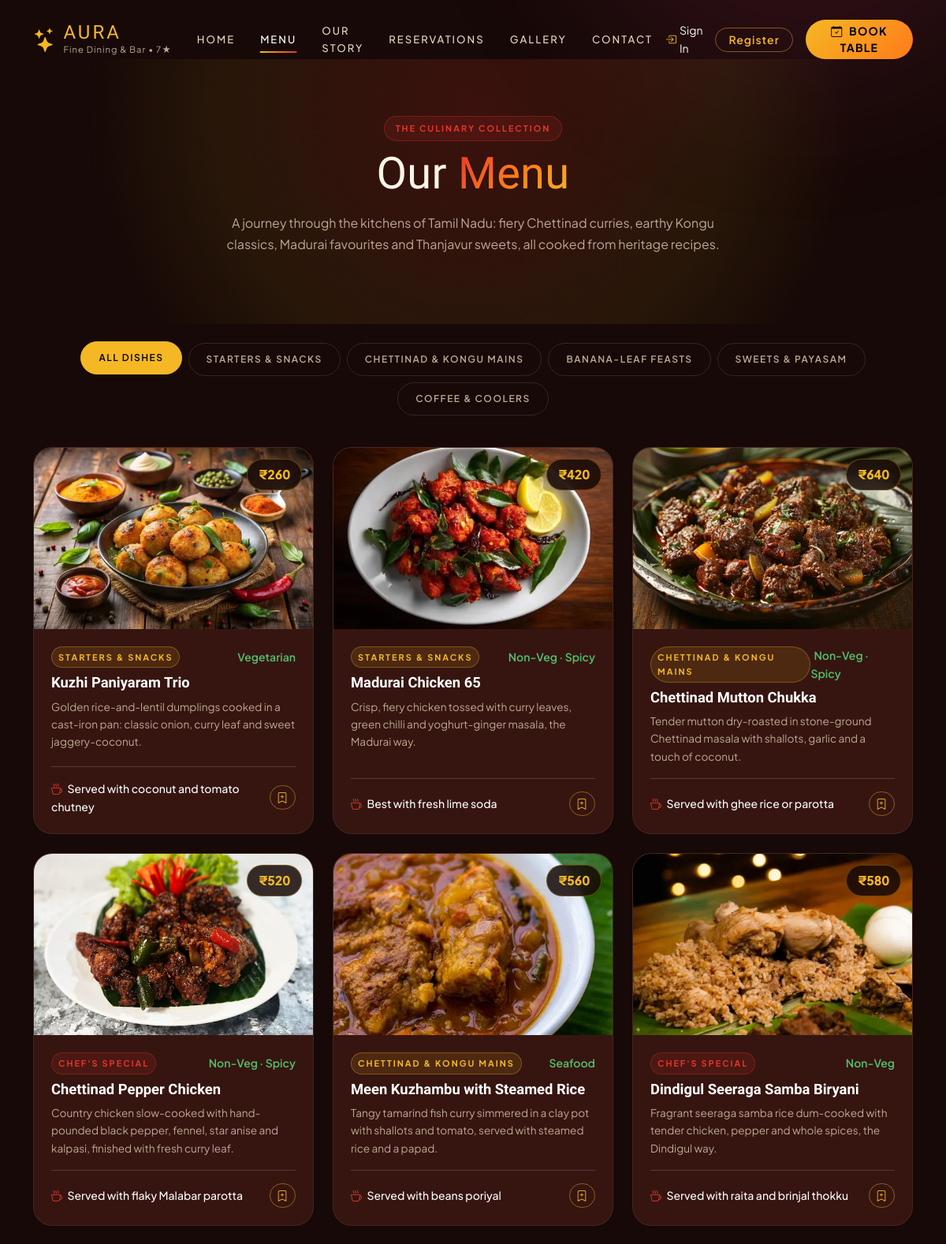
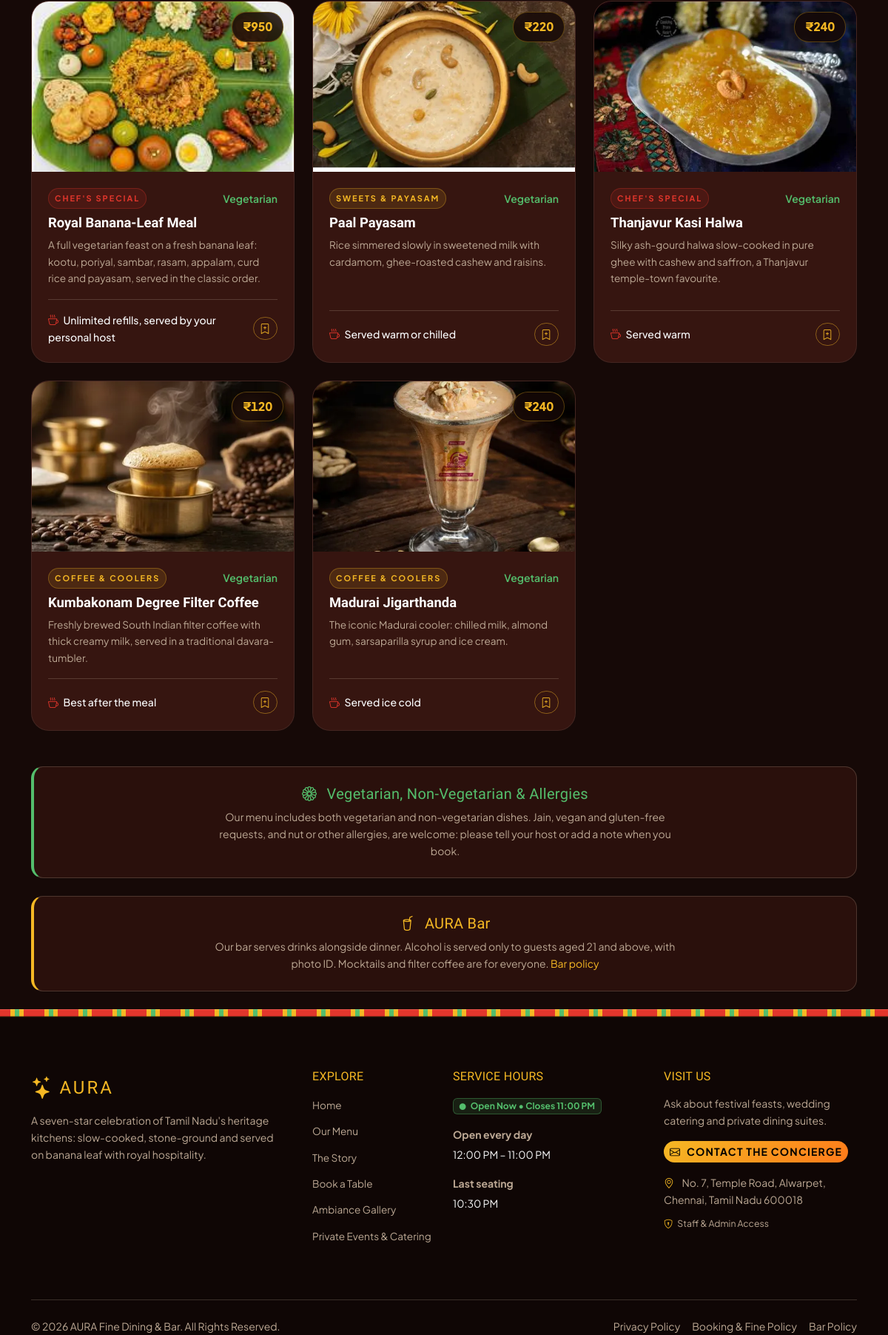
The app's page /menu/ with its own data (2 pictures, top to bottom).
### main/models.py (models this page shows, shortened)
class Category(models.Model):
    name = models.CharField(max_length=100)
    slug = models.SlugField(unique=True)
    display_order = models.PositiveIntegerField(default=0)
    class Meta:
        verbose_name_plural = 'Categories'
        ordering = ['display_order', 'name']

class MenuItem(models.Model):
    MEAL_TYPE_CHOICES = [
        ('all_day',   'All Day'),
        ('breakfast', 'Breakfast (6 AM – 11 AM)'),
        ('lunch',     'Lunch (11 AM – 3 PM)'),
        ('snacks',    'Evening Snacks (3 PM – 7 PM)'),
        ('dinner',    'Dinner (7 PM – 11 PM)'),
    ]
    category = models.ForeignKey(Category, on_delete=models.CASCADE, related_name='items')
    name = models.CharField(max_length=150)
    description = models.TextField()
    price = models.DecimalField(max_digits=7, decimal_places=2)
    image = models.ImageField(upload_to='food/', blank=True, help_text="Upload food photo")
    is_chef_special = models.BooleanField(default=False)
    is_available = models.BooleanField(default=True)
    dietary_tag = models.CharField(max_length=50, blank=True, help_text="e.g. Vegetarian, Vegan, Jain, Gluten-Free, Spicy")
    wine_pairing = models.CharField(max_length=150, blank=True, help_text="Serving note, e.g. 'Best with filter coffee'")
    meal_type = models.CharField(max_length=20, choices=MEAL_TYPE_CHOICES, default='all_day', help_text="When is this dish available?")
    prep_time_minutes = models.PositiveSmallIntegerField(default=15, help_text="Estimated kitchen preparation time in minutes")
    is_veg = models.BooleanField(default=False, help_text="Pure vegetarian (green dot on menu)")
    is_spicy = models.BooleanField(default=False, help_text="Mark as spicy dish")
    serve_unit = models.CharField(max_length=30, default='plate', help_text="Unit shown on POS: plate / piece / bowl / glass / bottle")
    class Meta:
        ordering = ['category__display_order', 'name']

### main/views.py (the view)
# urls.py: path('menu/',         views.menu,         name='menu'),
def menu(request):
    meal_filter = request.GET.get('meal', '')
    all_items = MenuItem.objects.filter(is_available=True).select_related('category')
    if meal_filter and meal_filter in dict(MenuItem.MEAL_TYPE_CHOICES):
        all_items = all_items.filter(Q(meal_type=meal_filter) | Q(meal_type='all_day'))
    return render(request, 'menu.html', {
        'categories': Category.objects.all(),
        'all_items': all_items,
        'meal_types': MenuItem.MEAL_TYPE_CHOICES,
        'active_meal': meal_filter,
    })

### main/context_processors.py (called while the page is built)
def restaurant(request):
    info = dict(settings.RESTAURANT)
    info['address'] = f"{info['address_line1']}, {info['address_line2']}"
    return {'restaurant': info}

### templates/menu.html (shortened to what this page needs)
{% extends 'base.html' %}
{% load static %}
{% block content %}
<section class="py-5" style="margin-top: 75px; background: radial-gradient(circle at 50% 20%, rgba(226, 54, 44, 0.18) 0%, rgba(245, 184, 36, 0.08) 50%, transparent 75%);">
    <div class="container text-center py-4" data-aos="fade-down">
        <span class="badge-coral mb-2 d-inline-block">The Culinary Collection</span>
        <h1 class="brand-font display-4 mb-3">Our <span class="text-sunset-gradient">Menu</span></h1>
        <p class="text-muted mx-auto" style="max-width: 650px;">
            A journey through the kitchens of Tamil Nadu: fiery Chettinad curries, earthy Kongu classics, Madurai favourites and Thanjavur sweets, all cooked from heritage recipes.
        </p>
    </div>
</section>
<section class="py-4">
    <div class="container">
        <div class="menu-nav-tabs" data-aos="fade-up">
            <button type="button" class="menu-tab-btn active" data-filter="all">All Dishes</button>
            {% for cat in categories %}
            <button type="button" class="menu-tab-btn" data-filter="{{ cat.slug }}">{{ cat.name }}</button>
            {% endfor %}
        </div>
        <div class="row g-4" id="menuGrid">
            {% for item in all_items %}
            <div class="col-lg-4 col-md-6 menu-grid-item" data-category="{{ item.category.slug }}" data-aos="fade-up" data-aos-delay="100">
                <div class="menu-card">
                    <div class="menu-img-wrap">
                        {% if item.image %}
                            <img src="{{ item.image.url }}" alt="{{ item.name }}" loading="lazy">
                        {% else %}
                            <img src="{% static 'images/placeholder_dish.png' %}" alt="{{ item.name }}" loading="lazy">
                        {% endif %}
                        <span class="menu-card-price">&#8377;{{ item.price|floatformat:"-2" }}</span>
                    </div>
                    <div class="menu-card-body">
                        <div class="d-flex justify-content-between align-items-center mb-2">
                            {% if item.is_chef_special %}
                                <span class="badge-coral small py-1 px-2">Chef's Special</span>
                            {% else %}
                                <span class="badge-gold small py-1 px-2">{{ item.category.name }}</span>
                            {% endif %}
                            {% if item.dietary_tag %}
                                <span class="text-emerald small fw-semibold">{{ item.dietary_tag }}</span>
                            {% endif %}
                        </div>
                        <h4 class="menu-card-title">{{ item.name }}</h4>
                        <p class="menu-card-desc">{{ item.description }}</p>
                        <div class="border-top border-secondary border-opacity-25 pt-3 mt-auto d-flex justify-content-between align-items-center">
                            {% if item.wine_pairing %}
                                <small class="text-light fw-medium"><i class="bi bi-cup-hot text-coral me-1"></i> {{ item.wine_pairing }}</small>
                            {% else %}
                                <small class="text-light fw-medium"><i class="bi bi-patch-check text-emerald me-1"></i> Freshly Made Daily</small>
                            {% endif %}
                            <a href="{% url 'reservation' %}" class="btn btn-outline-gold btn-sm" aria-label="Reserve a table"><i class="bi bi-bookmark-plus"></i></a>
                        </div>
                    </div>
                </div>
            </div>
            {% empty %}
            <div class="col-12 text-center text-muted py-5">
                <p>No dishes yet. Add dishes in the Django admin panel.</p>
            </div>
            {% endfor %}
        </div>
        <div class="p-4 rounded-4 bg-dark-surface border border-secondary border-opacity-25 text-center mt-5" data-aos="fade-up" style="border-left: 4px solid var(--color-emerald) !important;">
            <h5 class="text-emerald brand-font mb-2"><i class="bi bi-flower1 me-2"></i> Vegetarian, Non-Vegetarian & Allergies</h5>
            <p class="text-muted small mb-0 max-w-700 mx-auto" style="max-width: 650px;">
                Our menu includes both vegetarian and non-vegetarian dishes. Jain, vegan and gluten-free requests, and nut or other allergies, are welcome: please tell your host or add a note when you book.
            </p>
        </div>
        <div class="p-4 rounded-4 bg-dark-surface border border-secondary border-opacity-25 text-center mt-4" data-aos="fade-up" style="border-left: 4px solid var(--turmeric-gold) !important;">
            <h5 class="text-gold brand-font mb-2"><i class="bi bi-cup-straw me-2"></i> AURA Bar</h5>
            <p class="text-muted small mb-0 max-w-700 mx-auto" style="max-width: 650px;">
                Our bar serves drinks alongside dinner. Alcohol is served only to guests aged {{ restaurant.bar_min_age }} and above, with photo ID. Mocktails and filter coffee are for everyone. <a href="{% url 'policy' %}#bar" class="text-gold">Bar policy</a>
            </p>
        </div>
    </div>
</section>
{% endblock %}

### templates/base.html (shortened to what this page needs)
{% load static %}
<!DOCTYPE html>
<html lang="en">
<head>
    <link href="https://cdn.jsdelivr.net/npm/bootstrap@5.3.3/dist/css/bootstrap.min.css" rel="stylesheet">
    <link rel="stylesheet" href="https://cdn.jsdelivr.net/npm/bootstrap-icons@1.11.3/font/bootstrap-icons.min.css">
    <link href="https://unpkg.com/aos@2.3.1/dist/aos.css" rel="stylesheet">
    <link rel="stylesheet" href="{% static 'css/style.css' %}">
</head>
<body>
    <div class="ambient-glow ambient-top-right"></div>
    <nav class="navbar navbar-expand-lg fixed-top custom-navbar" id="mainNavbar" aria-label="Main navigation">
        <div class="container">
            <a class="navbar-brand d-flex align-items-center gap-2" href="{% url 'home' %}">
                <i class="bi bi-stars brand-logo-icon"></i>
                <div class="d-flex flex-column">
                    <span class="brand-title brand-font text-gold">AURA</span>
                    <span style="font-size: 0.7rem; letter-spacing: 1px; color: var(--text-muted);">Fine Dining &amp; Bar &bull; 7&#9733;</span>
                </div>
            </a>
            <div class="collapse navbar-collapse justify-content-center" id="desktopNav">
                <ul class="navbar-nav align-items-center">
                    <li class="nav-item">
                        <a class="nav-link {% if request.resolver_match.url_name == 'home' %}active{% endif %}" href="{% url 'home' %}">Home</a>
                    </li>
                    <li class="nav-item">
                        <a class="nav-link {% if request.resolver_match.url_name == 'menu' %}active{% endif %}" href="{% url 'menu' %}">Menu</a>
                    </li>
                    <li class="nav-item">
                        <a class="nav-link {% if request.resolver_match.url_name == 'about' %}active{% endif %}" href="{% url 'about' %}">Our Story</a>
                    </li>
                    <li class="nav-item">
                        <a class="nav-link {% if request.resolver_match.url_name == 'reservation' %}active{% endif %}" href="{% url 'reservation' %}">Reservations</a>
                    </li>
                    <li class="nav-item">
                        <a class="nav-link {% if request.resolver_match.url_name == 'gallery' %}active{% endif %}" href="{% url 'gallery' %}">Gallery</a>
                    </li>
                    <li class="nav-item">
                        <a class="nav-link {% if request.resolver_match.url_name == 'contact' %}active{% endif %}" href="{% url 'contact' %}">Contact</a>
                    </li>
                </ul>
            </div>
            <div class="d-none d-lg-flex align-items-center gap-3">
                {% if user.is_authenticated %}
                    {% if user.is_staff or user.is_superuser %}
                        <a href="{% url 'admin_dashboard' %}" class="btn btn-outline-warning btn-sm">
                            <i class="bi bi-shield-lock me-1"></i> Admin Console
                        </a>
                    {% else %}
                        <a href="{% url 'dashboard' %}" class="btn btn-outline-gold btn-sm">
                            <i class="bi bi-person-circle me-1"></i> My Bookings
                        </a>
                    {% endif %}
                    <form method="post" action="{% url 'logout' %}" class="m-0">
                        {% csrf_token %}
                        <button type="submit" class="btn-logout-link text-muted small" title="Sign Out" aria-label="Sign Out">
                            <i class="bi bi-box-arrow-right fs-5 text-secondary"></i>
                        </button>
                    </form>
                {% else %}
                    <a href="{% url 'login' %}" class="text-light text-decoration-none small d-flex align-items-center gap-1">
                        <i class="bi bi-box-arrow-in-right text-gold"></i> Sign In
                    </a>
                    <a href="{% url 'register' %}" class="btn btn-outline-gold btn-sm px-3">
                        Register
                    </a>
                {% endif %}
                <a href="{% url 'reservation' %}" class="btn btn-gold btn-sm px-4">
                    <i class="bi bi-calendar-check me-1"></i> Book Table
                </a>
            </div>
        </div>
    </nav>
    <main id="main-content">
        {% block content %}{% endblock %}
    </main>
    <div class="temple-border"></div>
    <footer class="custom-footer">
        <div class="container">
            <div class="row g-4 mb-5">
                <div class="col-lg-4 col-md-6" data-aos="fade-up">
                    <div class="d-flex align-items-center gap-2 mb-2">
                        <i class="bi bi-stars brand-logo-icon"></i>
                        <span class="brand-title brand-font text-gold">AURA</span>
                    </div>
                    <p class="text-muted small pe-lg-4 mb-4">
                        A seven-star celebration of Tamil Nadu's heritage kitchens: slow-cooked, stone-ground and served on banana leaf with royal hospitality.
                    </p>
                </div>
                <div class="col-lg-2 col-md-6 col-6" data-aos="fade-up" data-aos-delay="100">
                    <h6 class="text-gold brand-font mb-3">EXPLORE</h6>
                    <ul class="list-unstyled">
                        <li><a href="{% url 'home' %}" class="footer-nav-link">Home</a></li>
                        <li><a href="{% url 'menu' %}" class="footer-nav-link">Our Menu</a></li>
                        <li><a href="{% url 'about' %}" class="footer-nav-link">The Story</a></li>
                        <li><a href="{% url 'reservation' %}" class="footer-nav-link">Book a Table</a></li>
                        <li><a href="{% url 'gallery' %}" class="footer-nav-link">Ambiance Gallery</a></li>
                        <li><a href="{% url 'contact' %}" class="footer-nav-link">Private Events & Catering</a></li>
                    </ul>
                </div>
                <div class="col-lg-3 col-md-6 col-6" data-aos="fade-up" data-aos-delay="200">
                    <h6 class="text-gold brand-font mb-3">SERVICE HOURS</h6>
                    <div class="live-hours-status mb-3"></div>
                    <p class="text-muted small mb-1"><strong>Open every day</strong></p>
                    <p class="text-light small mb-3">12:00 PM – 11:00 PM</p>
                    <p class="text-muted small mb-1"><strong>Last seating</strong></p>
                    <p class="text-light small mb-0">10:30 PM</p>
                </div>
                <div class="col-lg-3 col-md-6" data-aos="fade-up" data-aos-delay="300">
                    <h6 class="text-gold brand-font mb-3">VISIT US</h6>
                    <p class="text-muted small mb-3">Ask about festival feasts, wedding catering and private dining suites.</p>
                    <a href="{% url 'contact' %}" class="btn btn-gold btn-sm mb-3">
                        <i class="bi bi-envelope me-1"></i> Contact the Concierge
                    </a>
                    <div class="small text-muted mb-2">
                        <i class="bi bi-geo-alt text-gold me-2"></i> {{ restaurant.address }}
                    </div>
                    <div class="small">
                        <a href="{% url 'admin_login' %}" class="text-secondary text-decoration-none small">
                            <i class="bi bi-shield-lock text-gold me-1"></i> Staff & Admin Access
                        </a>
                    </div>
                </div>
            </div>
            <div class="border-top border-secondary border-opacity-25 pt-4 d-flex flex-column flex-md-row justify-content-between align-items-center gap-2 small text-muted">
                <p class="mb-0">© {% now "Y" %} AURA Fine Dining &amp; Bar. All Rights Reserved.</p>
                <div class="d-flex gap-3">
                    <a href="{% url 'policy' %}#privacy" class="text-muted text-decoration-none">Privacy Policy</a>
                    <a href="{% url 'policy' %}#booking" class="text-muted text-decoration-none">Booking &amp; Fine Policy</a>
                    <a href="{% url 'policy' %}#bar" class="text-muted text-decoration-none">Bar Policy</a>
                </div>
            </div>
        </div>
    </footer>
</body>
</html>

### records on screen
Category: name "STARTERS & SNACKS"
Category: name "CHETTINAD & KONGU MAINS"
Category: name "BANANA-LEAF FEASTS"
Category: name "SWEETS & PAYASAM"
Category: name "COFFEE & COOLERS"
MenuItem: image (picture), price "260", category.name "STARTERS & SNACKS", dietary_tag "Vegetarian", name "Kuzhi Paniyaram Trio", description "Golden rice-and-lentil dumplings cooked in a cast-iron pan: classic onion, curry leaf and sweet jaggery-coconut.", wine_pairing "Served with coconut and tomato chutney"
MenuItem: image (picture), price "420", category.name "STARTERS & SNACKS", dietary_tag "Non-Veg · Spicy", name "Madurai Chicken 65", description "Crisp, fiery chicken tossed with curry leaves, green chilli and yoghurt-ginger masala, the Madurai way.", wine_pairing "Best with fresh lime soda"
MenuItem: image (picture), price "640", category.name "CHETTINAD & KONGU MAINS", dietary_tag "Non-Veg · Spicy", name "Chettinad Mutton Chukka", description "Tender mutton dry-roasted in stone-ground Chettinad masala with shallots, garlic and a touch of coconut.", wine_pairing "Served with ghee rice or parotta"
MenuItem: image (picture), price "520", is_chef_special "CHEF'S SPECIAL", dietary_tag "Non-Veg · Spicy", name "Chettinad Pepper Chicken", description "Country chicken slow-cooked with hand-pounded black pepper, fennel, star anise and kalpasi, finished with fresh curry leaf.", wine_pairing "Served with flaky Malabar parotta"
MenuItem: image (picture), price "560", category.name "CHETTINAD & KONGU MAINS", dietary_tag "Seafood", name "Meen Kuzhambu with Steamed Rice", description "Tangy tamarind fish curry simmered in a clay pot with shallots and tomato, served with steamed rice and a papad.", wine_pairing "Served with beans poriyal"
MenuItem: image (picture), price "580", is_chef_special "CHEF'S SPECIAL", dietary_tag "Non-Veg", name "Dindigul Seeraga Samba Biryani", description "Fragrant seeraga samba rice dum-cooked with tender chicken, pepper and whole spices, the Dindigul way.", wine_pairing "Served with raita and brinjal thokku"
MenuItem: image (picture), price "950", is_chef_special "CHEF'S SPECIAL", dietary_tag "Vegetarian", name "Royal Banana-Leaf Meal", description "A full vegetarian feast on a fresh banana leaf: kootu, poriyal, sambar, rasam, appalam, curd rice and payasam, served in the classic order.", wine_pairing "Unlimited refills, served by your personal host"
MenuItem: image (picture), price "220", category.name "SWEETS & PAYASAM", dietary_tag "Vegetarian", name "Paal Payasam", description "Rice simmered slowly in sweetened milk with cardamom, ghee-roasted cashew and raisins.", wine_pairing "Served warm or chilled"
MenuItem: image (picture), price "240", is_chef_special "CHEF'S SPECIAL", dietary_tag "Vegetarian", name "Thanjavur Kasi Halwa", description "Silky ash-gourd halwa slow-cooked in pure ghee with cashew and saffron, a Thanjavur temple-town favourite.", wine_pairing "Served warm"
MenuItem: image (picture), price "120", category.name "COFFEE & COOLERS", dietary_tag "Vegetarian", name "Kumbakonam Degree Filter Coffee", description "Freshly brewed South Indian filter coffee with thick creamy milk, served in a traditional davara-tumbler.", wine_pairing "Best after the meal"
MenuItem: image (picture), price "240", category.name "COFFEE & COOLERS", dietary_tag "Vegetarian", name "Madurai Jigarthanda", description "The iconic Madurai cooler: chilled milk, almond gum, sarsaparilla syrup and ice cream.", wine_pairing "Served ice cold"

### other values on screen
{{ restaurant.bar_min_age }} "21"
{{ restaurant.address }} "No. 7, Temple Road, Alwarpet, Chennai, Tamil Nadu 600018"
